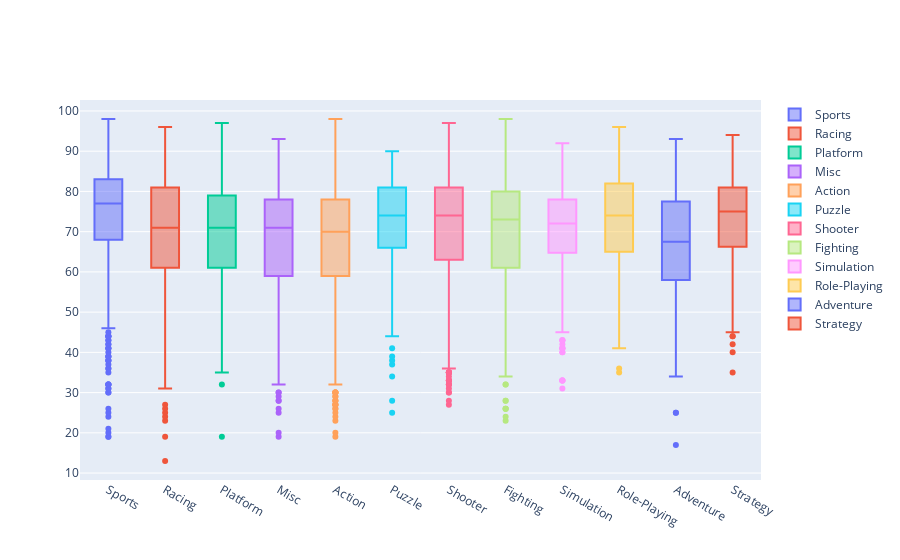

Here is the notebook cell this chart was saved with:
### Markdown cell above
Box plot

plotly also supports box plots. Let's consider the distribution of critics' ratings by the genre of the game.

### Code cell
data = []

# Create a box trace for each genre in our dataset
for genre in df.Genre.unique():
    data.append(go.Box(y=df[df.Genre == genre].Critic_Score, name=genre))

# Visualize
iplot(data, show_link=False)

### Figure 1 — Plotly figure (JSON) as saved in the notebook; plotly's stock layout.template omitted (floating-point values rounded to 4 significant figures; data arrays with more than 128 entries replaced by an {"elided": "..."} marker saying what was removed)
{"data": [{"name": "Sports", "type": "box", "y": {"elided": "943 int values"}}, {"name": "Racing", "type": "box", "y": {"elided": "581 int values"}}, {"name": "Platform", "type": "box", "y": {"elided": "403 int values"}}, {"name": "Misc", "type": "box", "y": {"elided": "384 int values"}}, {"name": "Action", "type": "box", "y": {"elided": "1630 int values"}}, {"name": "Puzzle", "type": "box", "y": [77, 85, 84, 86, 79, 83, 79, 83, 79, 84, 44, 71, 87, 81, 87, 63, 60, 85, 81, 76, 81, 76, 79, 81, 58, 86, 82, 72, 66, 72, 75, 67, 86, 83, 83, 72, 86, 79, 74, 74, 82, 86, 73, 49, 71, 75, 71, 73, 88, 47, 63, 74, 74, 73, 77, 75, 75, 39, 70, 83, 68, 64, 69, 41, 60, 78, 79, 69, 84, 74, 55, 75, 64, 71, 68, 25, 28, 72, 71, 79, 67, 82, 70, 77, 82, 45, 56, 59, 83, 78, 73, 58, 70, 61, 74, 72, 78, 69, 75, 74, 38, 34, 74, 50, 37, 90, 55, 62, 88, 45, 67, 62, 70, 84, 76, 75, 70, 64]}, {"name": "Shooter", "type": "box", "y": {"elided": "864 int values"}}, {"name": "Fighting", "type": "box", "y": {"elided": "378 int values"}}, {"name": "Simulation", "type": "box", "y": {"elided": "297 int values"}}, {"name": "Role-Playing", "type": "box", "y": {"elided": "712 int values"}}, {"name": "Adventure", "type": "box", "y": {"elided": "248 int values"}}, {"name": "Strategy", "type": "box", "y": {"elided": "267 int values"}}], "layout": {}}
